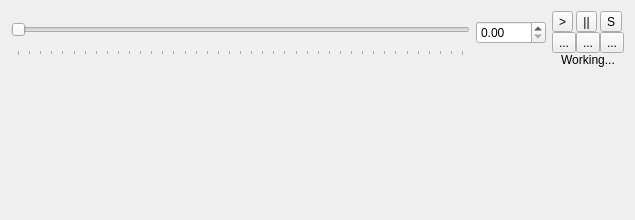
<?xml version="1.0" encoding="UTF-8"?>
<ui version="4.0">
 <class>TimelineWidget</class>
 <widget class="QWidget" name="TimelineWidget">
  <property name="geometry">
   <rect>
    <x>0</x>
    <y>0</y>
    <width>635</width>
    <height>220</height>
   </rect>
  </property>
  <property name="windowTitle">
   <string>Form</string>
  </property>
  <layout class="QHBoxLayout" name="horizontalLayout">
   <item>
    <layout class="QVBoxLayout" name="verticalLayout">
     <item>
      <widget class="QSlider" name="timeSlider">
       <property name="minimumSize">
        <size>
         <width>0</width>
         <height>45</height>
        </size>
       </property>
       <property name="maximum">
        <number>10000</number>
       </property>
       <property name="pageStep">
        <number>250</number>
       </property>
       <property name="tracking">
        <bool>true</bool>
       </property>
       <property name="orientation">
        <enum>Qt::Horizontal</enum>
       </property>
       <property name="invertedControls">
        <bool>false</bool>
       </property>
       <property name="tickPosition">
        <enum>QSlider::TicksBelow</enum>
       </property>
       <property name="tickInterval">
        <number>0</number>
       </property>
      </widget>
     </item>
     <item>
      <spacer name="verticalSpacer">
       <property name="orientation">
        <enum>Qt::Vertical</enum>
       </property>
       <property name="sizeHint" stdset="0">
        <size>
         <width>20</width>
         <height>40</height>
        </size>
       </property>
      </spacer>
     </item>
    </layout>
   </item>
   <item>
    <layout class="QVBoxLayout" name="verticalLayout_2">
     <item>
      <spacer name="verticalSpacer_4">
       <property name="orientation">
        <enum>Qt::Vertical</enum>
       </property>
       <property name="sizeType">
        <enum>QSizePolicy::Fixed</enum>
       </property>
       <property name="sizeHint" stdset="0">
        <size>
         <width>20</width>
         <height>10</height>
        </size>
       </property>
      </spacer>
     </item>
     <item>
      <widget class="QDoubleSpinBox" name="currentTimeSpinBox">
       <property name="minimumSize">
        <size>
         <width>70</width>
         <height>0</height>
        </size>
       </property>
       <property name="singleStep">
        <double>0.010000000000000</double>
       </property>
      </widget>
     </item>
     <item>
      <spacer name="verticalSpacer_3">
       <property name="orientation">
        <enum>Qt::Vertical</enum>
       </property>
       <property name="sizeHint" stdset="0">
        <size>
         <width>20</width>
         <height>40</height>
        </size>
       </property>
      </spacer>
     </item>
    </layout>
   </item>
   <item>
    <layout class="QGridLayout" name="gridLayout_2">
     <property name="sizeConstraint">
      <enum>QLayout::SetMinimumSize</enum>
     </property>
     <property name="spacing">
      <number>0</number>
     </property>
     <item row="0" column="0">
      <widget class="QToolButton" name="playButton">
       <property name="text">
        <string>&gt;</string>
       </property>
       <property name="checked">
        <bool>false</bool>
       </property>
      </widget>
     </item>
     <item row="0" column="1">
      <widget class="QToolButton" name="pauseButton">
       <property name="text">
        <string>||</string>
       </property>
      </widget>
     </item>
     <item row="0" column="2">
      <widget class="QToolButton" name="stopButton">
       <property name="text">
        <string>S</string>
       </property>
      </widget>
     </item>
     <item row="1" column="0">
      <widget class="QToolButton" name="toolButton_4">
       <property name="text">
        <string>...</string>
       </property>
      </widget>
     </item>
     <item row="1" column="1">
      <widget class="QToolButton" name="toolButton_5">
       <property name="text">
        <string>...</string>
       </property>
      </widget>
     </item>
     <item row="1" column="2">
      <widget class="QToolButton" name="toolButton_6">
       <property name="text">
        <string>...</string>
       </property>
      </widget>
     </item>
     <item row="3" column="1">
      <spacer name="verticalSpacer_2">
       <property name="orientation">
        <enum>Qt::Vertical</enum>
       </property>
       <property name="sizeHint" stdset="0">
        <size>
         <width>20</width>
         <height>40</height>
        </size>
       </property>
      </spacer>
     </item>
     <item row="2" column="0" colspan="3">
      <widget class="QLabel" name="statusLabel">
       <property name="text">
        <string>Working...</string>
       </property>
       <property name="alignment">
        <set>Qt::AlignCenter</set>
       </property>
      </widget>
     </item>
    </layout>
   </item>
  </layout>
 </widget>
 <resources/>
 <connections>
  <connection>
   <sender>timeSlider</sender>
   <signal>valueChanged(int)</signal>
   <receiver>TimelineWidget</receiver>
   <slot>timeSliderChanged(int)</slot>
   <hints>
    <hint type="sourcelabel">
     <x>236</x>
     <y>32</y>
    </hint>
    <hint type="destinationlabel">
     <x>317</x>
     <y>109</y>
    </hint>
   </hints>
  </connection>
  <connection>
   <sender>playButton</sender>
   <signal>pressed()</signal>
   <receiver>TimelineWidget</receiver>
   <slot>playButtonPressed()</slot>
   <hints>
    <hint type="sourcelabel">
     <x>560</x>
     <y>19</y>
    </hint>
    <hint type="destinationlabel">
     <x>317</x>
     <y>109</y>
    </hint>
   </hints>
  </connection>
  <connection>
   <sender>stopButton</sender>
   <signal>pressed()</signal>
   <receiver>TimelineWidget</receiver>
   <slot>stopButtonPressed()</slot>
   <hints>
    <hint type="sourcelabel">
     <x>609</x>
     <y>19</y>
    </hint>
    <hint type="destinationlabel">
     <x>317</x>
     <y>109</y>
    </hint>
   </hints>
  </connection>
  <connection>
   <sender>pauseButton</sender>
   <signal>pressed()</signal>
   <receiver>TimelineWidget</receiver>
   <slot>pauseButtonPressed()</slot>
   <hints>
    <hint type="sourcelabel">
     <x>585</x>
     <y>19</y>
    </hint>
    <hint type="destinationlabel">
     <x>317</x>
     <y>109</y>
    </hint>
   </hints>
  </connection>
  <connection>
   <sender>timeSlider</sender>
   <signal>sliderPressed()</signal>
   <receiver>TimelineWidget</receiver>
   <slot>timeSliderPressed()</slot>
   <hints>
    <hint type="sourcelabel">
     <x>236</x>
     <y>32</y>
    </hint>
    <hint type="destinationlabel">
     <x>317</x>
     <y>109</y>
    </hint>
   </hints>
  </connection>
  <connection>
   <sender>timeSlider</sender>
   <signal>sliderReleased()</signal>
   <receiver>TimelineWidget</receiver>
   <slot>timeSliderReleased()</slot>
   <hints>
    <hint type="sourcelabel">
     <x>236</x>
     <y>32</y>
    </hint>
    <hint type="destinationlabel">
     <x>317</x>
     <y>109</y>
    </hint>
   </hints>
  </connection>
 </connections>
 <slots>
  <slot>timeSliderChanged(int)</slot>
  <slot>playButtonPressed()</slot>
  <slot>pauseButtonPressed()</slot>
  <slot>stopButtonPressed()</slot>
  <slot>timeSliderPressed()</slot>
  <slot>timeSliderReleased()</slot>
 </slots>
</ui>
